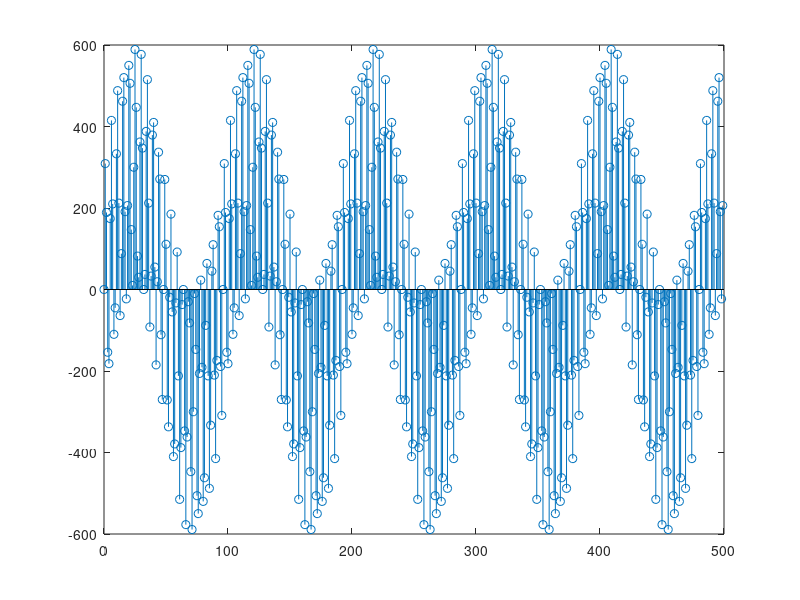

Recreate this plot in MATLAB.
clc
clear
% b = [0.028  0.053 0.071  0.053 0.028];
% a = [1.000 -2.026 2.148 -1.159 0.279];
% for i=1:size(b,2)
%     b(1,i) = round(b(1,i)*2^20);
%     a(1,i) = round(a(1,i)*2^20);
% end

% Section 1

f = 2^20;

b0 = 1;
b1 = 2;
b2 = 1;
a0 = 1;
a1 = -1.905517578125;
a2 = 0.92657470703125;
k = 0.0052540302276611328125;

fprintf('S1 -> b0=%d b1=%d b2=%d / a0=%d a1=%d a2=%d\n',round(b0*k*(f)),round(b1*k*(f)),round(b2*k*(f)),round(a0*(f)),round(a1*(f)),round(a2*(f)));

% Section 2
b0 = 1;
b1 = 2;
b2 = 1;
a0 = 1;
a1 = -1.79156494140625;
a2 =  0.81134033203125;
k = 0.0049397945404052734375;

fprintf('S2 -> b0=%d b1=%d b2=%d / a0=%d a1=%d a2=%d\n',round(b0*k*(f)),round(b1*k*(f)),round(b2*k*(f)),round(a0*(f)),round(a1*(f)),round(a2*(f)));

% Section 3
b0 = 1;
b1 = 2;
b2 = 1;
a0 = 1;
a1 = -1.73175048828125;
a2 =   0.7508544921875;
k = 0.00477504730224609375;

fprintf('S3 -> b0=%d b1=%d b2=%d / a0=%d a1=%d a2=%d\n',round(b0*k*(f)),round(b1*k*(f)),round(b2*k*(f)),round(a0*(f)),round(a1*(f)),round(a2*(f)));

N=500;
n=0:N-1;
f=500;
f2=10000;
fs=48000;
x=round(300*sin(2*pi*(f/fs)*n)+300*sin(2*pi*(f2/fs)*n));
stem(n,x);
for i=1:N
    formatSpec = 'x = %d; #20833; // Sample(%d)\n';
    fprintf(formatSpec,x(i),i);
end
